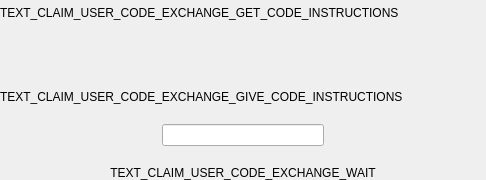
<?xml version="1.0" encoding="UTF-8"?>
<ui version="4.0">
 <class>ClaimUserCodeExchangeWidget</class>
 <widget class="QWidget" name="ClaimUserCodeExchangeWidget">
  <property name="geometry">
   <rect>
    <x>0</x>
    <y>0</y>
    <width>486</width>
    <height>180</height>
   </rect>
  </property>
  <property name="windowTitle">
   <string>Form</string>
  </property>
  <layout class="QVBoxLayout" name="verticalLayout">
   <property name="spacing">
    <number>20</number>
   </property>
   <property name="leftMargin">
    <number>0</number>
   </property>
   <property name="topMargin">
    <number>0</number>
   </property>
   <property name="rightMargin">
    <number>0</number>
   </property>
   <property name="bottomMargin">
    <number>0</number>
   </property>
   <item>
    <widget class="QWidget" name="widget_greeter_code" native="true">
     <property name="enabled">
      <bool>true</bool>
     </property>
     <layout class="QVBoxLayout" name="verticalLayout_3">
      <property name="spacing">
       <number>20</number>
      </property>
      <property name="leftMargin">
       <number>0</number>
      </property>
      <property name="topMargin">
       <number>0</number>
      </property>
      <property name="rightMargin">
       <number>0</number>
      </property>
      <property name="bottomMargin">
       <number>0</number>
      </property>
      <item>
       <widget class="QLabel" name="label_3">
        <property name="lineWidth">
         <number>0</number>
        </property>
        <property name="text">
         <string>TEXT_CLAIM_USER_CODE_EXCHANGE_GET_CODE_INSTRUCTIONS</string>
        </property>
        <property name="wordWrap">
         <bool>true</bool>
        </property>
       </widget>
      </item>
      <item>
       <layout class="QHBoxLayout" name="layout_greeter_code">
        <property name="rightMargin">
         <number>0</number>
        </property>
        <item>
         <spacer name="horizontalSpacer">
          <property name="orientation">
           <enum>Qt::Horizontal</enum>
          </property>
          <property name="sizeHint" stdset="0">
           <size>
            <width>40</width>
            <height>20</height>
           </size>
          </property>
         </spacer>
        </item>
        <item>
         <widget class="CodeInputWidget" name="code_input_widget" native="true"/>
        </item>
        <item>
         <spacer name="horizontalSpacer_2">
          <property name="orientation">
           <enum>Qt::Horizontal</enum>
          </property>
          <property name="sizeHint" stdset="0">
           <size>
            <width>40</width>
            <height>20</height>
           </size>
          </property>
         </spacer>
        </item>
       </layout>
      </item>
     </layout>
    </widget>
   </item>
   <item>
    <widget class="QWidget" name="widget_claimer_code" native="true">
     <property name="enabled">
      <bool>true</bool>
     </property>
     <layout class="QVBoxLayout" name="verticalLayout_2">
      <property name="spacing">
       <number>20</number>
      </property>
      <property name="leftMargin">
       <number>0</number>
      </property>
      <property name="topMargin">
       <number>0</number>
      </property>
      <property name="rightMargin">
       <number>0</number>
      </property>
      <property name="bottomMargin">
       <number>0</number>
      </property>
      <item>
       <widget class="QLabel" name="label_2">
        <property name="text">
         <string>TEXT_CLAIM_USER_CODE_EXCHANGE_GIVE_CODE_INSTRUCTIONS</string>
        </property>
        <property name="wordWrap">
         <bool>true</bool>
        </property>
       </widget>
      </item>
      <item>
       <layout class="QHBoxLayout" name="horizontalLayout">
        <item>
         <spacer name="horizontalSpacer_3">
          <property name="orientation">
           <enum>Qt::Horizontal</enum>
          </property>
          <property name="sizeHint" stdset="0">
           <size>
            <width>40</width>
            <height>20</height>
           </size>
          </property>
         </spacer>
        </item>
        <item>
         <widget class="QLineEdit" name="line_edit_claimer_code">
          <property name="alignment">
           <set>Qt::AlignCenter</set>
          </property>
          <property name="readOnly">
           <bool>true</bool>
          </property>
         </widget>
        </item>
        <item>
         <spacer name="horizontalSpacer_4">
          <property name="orientation">
           <enum>Qt::Horizontal</enum>
          </property>
          <property name="sizeHint" stdset="0">
           <size>
            <width>40</width>
            <height>20</height>
           </size>
          </property>
         </spacer>
        </item>
       </layout>
      </item>
      <item>
       <widget class="QLabel" name="label_wait">
        <property name="text">
         <string>TEXT_CLAIM_USER_CODE_EXCHANGE_WAIT</string>
        </property>
        <property name="alignment">
         <set>Qt::AlignCenter</set>
        </property>
        <property name="wordWrap">
         <bool>true</bool>
        </property>
       </widget>
      </item>
     </layout>
    </widget>
   </item>
  </layout>
 </widget>
 <customwidgets>
  <customwidget>
   <class>CodeInputWidget</class>
   <extends>QWidget</extends>
   <header>guardata.client.gui.custom_widgets</header>
   <container>1</container>
  </customwidget>
 </customwidgets>
 <resources/>
 <connections/>
</ui>
